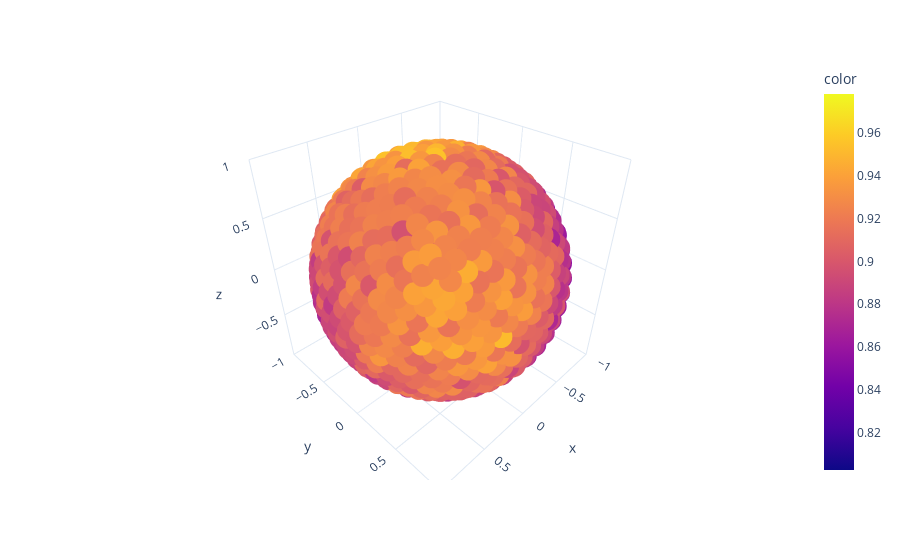

This figure's notebook cell:
### Code cell
# Read data from excel
#data_sheet=pd.read_excel("Starmon5/data_sheet_starmon.xlsx")
#thetas=data_sheet["θ"]
#phis=data_sheet["ϕ"]

#Read data from txt
theta, phi, p0 = np.loadtxt("Starmon5/results_starmon.txt",delimiter="\t",usecols=(0,1,2),unpack=True)
x, y, z = np.cos(phi) * np.sin(theta), np.sin(phi) * np.sin(theta), np.cos(theta)
# Plot the surface. F_measured/F_theory
df = px.data.iris()
fig = px.scatter_3d(df, x, y, z, color=p0/(5/6), template="plotly_white")
fig.update_layout(
    scene = dict(
        xaxis = dict(range=[-1,1],),
        yaxis = dict(range=[-1,1],),
        zaxis = dict(range=[-1,1],)
    )
)
fig.update_layout(scene_aspectmode='cube')

fig.show()
print("Number of points: ", len(x))
print("Average fidelity: ", np.average(p0))
print("Standard deviation: ", np.std(p0))

### Figure 1 — Plotly figure (JSON) as saved in the notebook; plotly's stock layout.template omitted (floating-point values rounded to 4 significant figures; data arrays with more than 128 entries replaced by an {"elided": "..."} marker saying what was removed)
{"data": [{"hovertemplate": "x=%{x}<br>y=%{y}<br>z=%{z}<br>color=%{marker.color}<extra></extra>", "legendgroup": "", "marker": {"color": {"elided": "1000 float values"}, "coloraxis": "coloraxis", "symbol": "circle"}, "mode": "markers", "name": "", "scene": "scene", "showlegend": false, "type": "scatter3d", "x": {"elided": "1000 float values"}, "y": {"elided": "1000 float values"}, "z": {"elided": "1000 float values"}}], "layout": {"coloraxis": {"colorbar": {"title": {"text": "color"}}, "colorscale": [[0, "#0d0887"], [0.1111, "#46039f"], [0.2222, "#7201a8"], [0.3333, "#9c179e"], [0.4444, "#bd3786"], [0.5556, "#d8576b"], [0.6667, "#ed7953"], [0.7778, "#fb9f3a"], [0.8889, "#fdca26"], [1, "#f0f921"]]}, "legend": {"tracegroupgap": 0}, "margin": {"t": 60}, "scene": {"aspectmode": "cube", "domain": {"x": [0, 1], "y": [0, 1]}, "xaxis": {"range": [-1, 1], "title": {"text": "x"}}, "yaxis": {"range": [-1, 1], "title": {"text": "y"}}, "zaxis": {"range": [-1, 1], "title": {"text": "z"}}}}}
